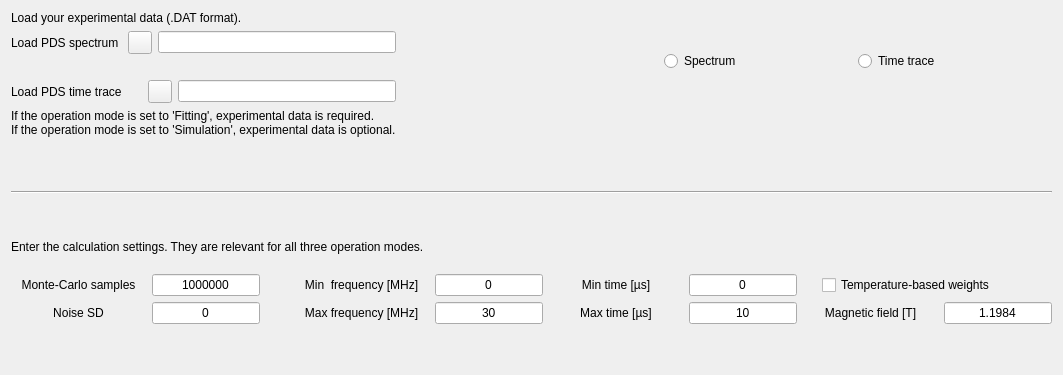
        <widget class="QWidget" name="general_tab">
         <property name="sizePolicy">
          <sizepolicy hsizetype="Preferred" vsizetype="Expanding">
           <horstretch>0</horstretch>
           <verstretch>0</verstretch>
          </sizepolicy>
         </property>
         <property name="minimumSize">
          <size>
           <width>0</width>
           <height>0</height>
          </size>
         </property>
         <attribute name="title">
          <string>General </string>
         </attribute>
         <layout class="QVBoxLayout" name="verticalLayout_6">
          <item>
           <layout class="QHBoxLayout" name="horizontalLayout_6">
            <item>
             <layout class="QVBoxLayout" name="verticalLayout_16">
              <item>
               <widget class="QLabel" name="label_54">
                <property name="sizePolicy">
                 <sizepolicy hsizetype="Preferred" vsizetype="Minimum">
                  <horstretch>0</horstretch>
                  <verstretch>0</verstretch>
                 </sizepolicy>
                </property>
                <property name="maximumSize">
                 <size>
                  <width>16777215</width>
                  <height>100</height>
                 </size>
                </property>
                <property name="text">
                 <string>Load your experimental data (.DAT format).</string>
                </property>
                <property name="alignment">
                 <set>Qt::AlignLeading|Qt::AlignLeft|Qt::AlignTop</set>
                </property>
               </widget>
              </item>
              <item>
               <layout class="QHBoxLayout" name="horizontalLayout_13">
                <item>
                 <widget class="QLabel" name="label_55">
                  <property name="sizePolicy">
                   <sizepolicy hsizetype="Fixed" vsizetype="Preferred">
                    <horstretch>0</horstretch>
                    <verstretch>0</verstretch>
                   </sizepolicy>
                  </property>
                  <property name="text">
                   <string>Load PDS spectrum </string>
                  </property>
                 </widget>
                </item>
                <item>
                 <widget class="QToolButton" name="searchspectrum_button">
                  <property name="styleSheet">
                   <string notr="true"/>
                  </property>
                  <property name="text">
                   <string/>
                  </property>
                  <property name="icon">
                   <iconset resource="resources/resources.qrc">
                    <normaloff>:/resources/icons/open_file_icon.png</normaloff>:/resources/icons/open_file_icon.png</iconset>
                  </property>
                 </widget>
                </item>
                <item>
                 <widget class="QLineEdit" name="spectrumpath_line">
                  <property name="sizePolicy">
                   <sizepolicy hsizetype="Minimum" vsizetype="Fixed">
                    <horstretch>0</horstretch>
                    <verstretch>0</verstretch>
                   </sizepolicy>
                  </property>
                 </widget>
                </item>
               </layout>
              </item>
              <item>
               <spacer name="verticalSpacer_8">
                <property name="orientation">
                 <enum>Qt::Vertical</enum>
                </property>
                <property name="sizeType">
                 <enum>QSizePolicy::Fixed</enum>
                </property>
                <property name="sizeHint" stdset="0">
                 <size>
                  <width>20</width>
                  <height>20</height>
                 </size>
                </property>
               </spacer>
              </item>
              <item>
               <layout class="QHBoxLayout" name="horizontalLayout_14">
                <item>
                 <widget class="QLabel" name="label_56">
                  <property name="sizePolicy">
                   <sizepolicy hsizetype="Fixed" vsizetype="Preferred">
                    <horstretch>0</horstretch>
                    <verstretch>0</verstretch>
                   </sizepolicy>
                  </property>
                  <property name="text">
                   <string>Load PDS time trace      </string>
                  </property>
                 </widget>
                </item>
                <item>
                 <widget class="QToolButton" name="searchtimetrace_button">
                  <property name="text">
                   <string/>
                  </property>
                  <property name="icon">
                   <iconset resource="resources/resources.qrc">
                    <normaloff>:/resources/icons/open_file_icon.png</normaloff>:/resources/icons/open_file_icon.png</iconset>
                  </property>
                 </widget>
                </item>
                <item>
                 <widget class="QLineEdit" name="timetracepath_line">
                  <property name="sizePolicy">
                   <sizepolicy hsizetype="Minimum" vsizetype="Fixed">
                    <horstretch>0</horstretch>
                    <verstretch>0</verstretch>
                   </sizepolicy>
                  </property>
                 </widget>
                </item>
               </layout>
              </item>
              <item>
               <widget class="QLabel" name="label_57">
                <property name="text">
                 <string>If the operation mode is set to 'Fitting', experimental data is required.
If the operation mode is set to 'Simulation', experimental data is optional.</string>
                </property>
               </widget>
              </item>
              <item>
               <spacer name="verticalSpacer_15">
                <property name="orientation">
                 <enum>Qt::Vertical</enum>
                </property>
                <property name="sizeType">
                 <enum>QSizePolicy::Fixed</enum>
                </property>
                <property name="sizeHint" stdset="0">
                 <size>
                  <width>20</width>
                  <height>48</height>
                 </size>
                </property>
               </spacer>
              </item>
             </layout>
            </item>
            <item>
             <spacer name="horizontalSpacer_6">
              <property name="orientation">
               <enum>Qt::Horizontal</enum>
              </property>
              <property name="sizeType">
               <enum>QSizePolicy::MinimumExpanding</enum>
              </property>
              <property name="sizeHint" stdset="0">
               <size>
                <width>150</width>
                <height>20</height>
               </size>
              </property>
             </spacer>
            </item>
            <item>
             <layout class="QVBoxLayout" name="verticalLayout_2">
              <item>
               <spacer name="verticalSpacer_37">
                <property name="orientation">
                 <enum>Qt::Vertical</enum>
                </property>
                <property name="sizeType">
                 <enum>QSizePolicy::Minimum</enum>
                </property>
                <property name="sizeHint" stdset="0">
                 <size>
                  <width>20</width>
                  <height>40</height>
                 </size>
                </property>
               </spacer>
              </item>
              <item>
               <layout class="QHBoxLayout" name="horizontalLayout_4">
                <item>
                 <spacer name="horizontalSpacer_44">
                  <property name="orientation">
                   <enum>Qt::Horizontal</enum>
                  </property>
                  <property name="sizeHint" stdset="0">
                   <size>
                    <width>40</width>
                    <height>20</height>
                   </size>
                  </property>
                 </spacer>
                </item>
                <item>
                 <widget class="QRadioButton" name="show_exp_spec_button">
                  <property name="text">
                   <string>Spectrum</string>
                  </property>
                  <attribute name="buttonGroup">
                   <string notr="true">buttonGroup_2</string>
                  </attribute>
                 </widget>
                </item>
                <item>
                 <spacer name="horizontalSpacer_46">
                  <property name="orientation">
                   <enum>Qt::Horizontal</enum>
                  </property>
                  <property name="sizeHint" stdset="0">
                   <size>
                    <width>40</width>
                    <height>20</height>
                   </size>
                  </property>
                 </spacer>
                </item>
                <item>
                 <widget class="QRadioButton" name="show_exptimet_button">
                  <property name="text">
                   <string>Time trace</string>
                  </property>
                  <attribute name="buttonGroup">
                   <string notr="true">buttonGroup_2</string>
                  </attribute>
                 </widget>
                </item>
                <item>
                 <spacer name="horizontalSpacer_45">
                  <property name="orientation">
                   <enum>Qt::Horizontal</enum>
                  </property>
                  <property name="sizeHint" stdset="0">
                   <size>
                    <width>40</width>
                    <height>20</height>
                   </size>
                  </property>
                 </spacer>
                </item>
               </layout>
              </item>
              <item>
               <widget class="MplWidget1" name="exp_data_plot" native="true">
                <property name="sizePolicy">
                 <sizepolicy hsizetype="Expanding" vsizetype="Expanding">
                  <horstretch>0</horstretch>
                  <verstretch>0</verstretch>
                 </sizepolicy>
                </property>
                <property name="minimumSize">
                 <size>
                  <width>500</width>
                  <height>0</height>
                 </size>
                </property>
               </widget>
              </item>
             </layout>
            </item>
           </layout>
          </item>
          <item>
           <widget class="Line" name="line_9">
            <property name="orientation">
             <enum>Qt::Horizontal</enum>
            </property>
           </widget>
          </item>
          <item>
           <spacer name="verticalSpacer_35">
            <property name="orientation">
             <enum>Qt::Vertical</enum>
            </property>
            <property name="sizeType">
             <enum>QSizePolicy::Minimum</enum>
            </property>
            <property name="sizeHint" stdset="0">
             <size>
              <width>20</width>
              <height>40</height>
             </size>
            </property>
           </spacer>
          </item>
          <item>
           <layout class="QVBoxLayout" name="verticalLayout_18">
            <item>
             <widget class="QLabel" name="label_59">
              <property name="text">
               <string>Enter the calculation settings. They are relevant for all three operation modes.
</string>
              </property>
             </widget>
            </item>
            <item>
             <layout class="QHBoxLayout" name="horizontalLayout_16">
              <item>
               <layout class="QGridLayout" name="gridLayout_14">
                <item row="1" column="4">
                 <widget class="QLineEdit" name="minf_line">
                  <property name="sizePolicy">
                   <sizepolicy hsizetype="Fixed" vsizetype="Fixed">
                    <horstretch>0</horstretch>
                    <verstretch>0</verstretch>
                   </sizepolicy>
                  </property>
                  <property name="text">
                   <string>0</string>
                  </property>
                  <property name="alignment">
                   <set>Qt::AlignCenter</set>
                  </property>
                 </widget>
                </item>
                <item row="1" column="0">
                 <widget class="QLabel" name="label_60">
                  <property name="sizePolicy">
                   <sizepolicy hsizetype="Preferred" vsizetype="Preferred">
                    <horstretch>0</horstretch>
                    <verstretch>0</verstretch>
                   </sizepolicy>
                  </property>
                  <property name="statusTip">
                   <string>The number of Monte-Carlo samples used in numerical integration. It determines how accurately the PDS time trace or the PDS spectra will be simulated. Do not set this value below 10^5!</string>
                  </property>
                  <property name="text">
                   <string>Monte-Carlo samples</string>
                  </property>
                  <property name="alignment">
                   <set>Qt::AlignCenter</set>
                  </property>
                 </widget>
                </item>
                <item row="1" column="5">
                 <widget class="QLabel" name="label_64">
                  <property name="text">
                   <string>Min time [µs]</string>
                  </property>
                  <property name="alignment">
                   <set>Qt::AlignCenter</set>
                  </property>
                 </widget>
                </item>
                <item row="2" column="9">
                 <widget class="QLabel" name="label_68">
                  <property name="statusTip">
                   <string>The value of the applied magnetic field used in the PDS experiment. This value has to be provided only if g selectivity is acticated.</string>
                  </property>
                  <property name="text">
                   <string>Magnetic field [T]</string>
                  </property>
                  <property name="alignment">
                   <set>Qt::AlignCenter</set>
                  </property>
                 </widget>
                </item>
                <item row="2" column="10">
                 <widget class="QLineEdit" name="magnetic_field_line">
                  <property name="sizePolicy">
                   <sizepolicy hsizetype="Fixed" vsizetype="Fixed">
                    <horstretch>0</horstretch>
                    <verstretch>0</verstretch>
                   </sizepolicy>
                  </property>
                  <property name="statusTip">
                   <string>The value of the applied magnetic field used in the PDS experiment. This value has to be provided only if g selectivity is acticated.</string>
                  </property>
                  <property name="text">
                   <string>1.1984</string>
                  </property>
                  <property name="alignment">
                   <set>Qt::AlignCenter</set>
                  </property>
                  <property name="readOnly">
                   <bool>false</bool>
                  </property>
                 </widget>
                </item>
                <item row="1" column="6">
                 <widget class="QLineEdit" name="mintime_line">
                  <property name="sizePolicy">
                   <sizepolicy hsizetype="Fixed" vsizetype="Fixed">
                    <horstretch>0</horstretch>
                    <verstretch>0</verstretch>
                   </sizepolicy>
                  </property>
                  <property name="text">
                   <string>0</string>
                  </property>
                  <property name="alignment">
                   <set>Qt::AlignCenter</set>
                  </property>
                 </widget>
                </item>
                <item row="2" column="3">
                 <widget class="QLabel" name="label_66">
                  <property name="text">
                   <string>Max frequency [MHz]</string>
                  </property>
                  <property name="alignment">
                   <set>Qt::AlignCenter</set>
                  </property>
                 </widget>
                </item>
                <item row="2" column="5">
                 <widget class="QLabel" name="label_65">
                  <property name="text">
                   <string>Max time [µs]</string>
                  </property>
                  <property name="alignment">
                   <set>Qt::AlignCenter</set>
                  </property>
                 </widget>
                </item>
                <item row="1" column="1">
                 <widget class="QLineEdit" name="montecarlo_line">
                  <property name="sizePolicy">
                   <sizepolicy hsizetype="Fixed" vsizetype="Fixed">
                    <horstretch>0</horstretch>
                    <verstretch>0</verstretch>
                   </sizepolicy>
                  </property>
                  <property name="statusTip">
                   <string>The number of Monte-Carlo samples used in numerical integration. It determines how accurately the PDS time trace or the PDS spectra will be simulated. Do not set this value below 10^5!</string>
                  </property>
                  <property name="text">
                   <string>1000000</string>
                  </property>
                  <property name="alignment">
                   <set>Qt::AlignCenter</set>
                  </property>
                 </widget>
                </item>
                <item row="2" column="4">
                 <widget class="QLineEdit" name="maxf_line">
                  <property name="sizePolicy">
                   <sizepolicy hsizetype="Fixed" vsizetype="Fixed">
                    <horstretch>0</horstretch>
                    <verstretch>0</verstretch>
                   </sizepolicy>
                  </property>
                  <property name="text">
                   <string>30</string>
                  </property>
                  <property name="alignment">
                   <set>Qt::AlignCenter</set>
                  </property>
                 </widget>
                </item>
                <item row="2" column="6">
                 <widget class="QLineEdit" name="maxtime_line">
                  <property name="sizePolicy">
                   <sizepolicy hsizetype="Fixed" vsizetype="Fixed">
                    <horstretch>0</horstretch>
                    <verstretch>0</verstretch>
                   </sizepolicy>
                  </property>
                  <property name="text">
                   <string>10</string>
                  </property>
                  <property name="alignment">
                   <set>Qt::AlignCenter</set>
                  </property>
                 </widget>
                </item>
                <item row="1" column="2">
                 <spacer name="horizontalSpacer_2">
                  <property name="orientation">
                   <enum>Qt::Horizontal</enum>
                  </property>
                  <property name="sizeType">
                   <enum>QSizePolicy::Fixed</enum>
                  </property>
                  <property name="sizeHint" stdset="0">
                   <size>
                    <width>28</width>
                    <height>20</height>
                   </size>
                  </property>
                 </spacer>
                </item>
                <item row="2" column="0">
                 <widget class="QLabel" name="label_2">
                  <property name="text">
                   <string>Noise SD</string>
                  </property>
                  <property name="alignment">
                   <set>Qt::AlignCenter</set>
                  </property>
                 </widget>
                </item>
                <item row="2" column="1">
                 <widget class="QLineEdit" name="noise_sd_line">
                  <property name="sizePolicy">
                   <sizepolicy hsizetype="Fixed" vsizetype="Fixed">
                    <horstretch>0</horstretch>
                    <verstretch>0</verstretch>
                   </sizepolicy>
                  </property>
                  <property name="text">
                   <string>0</string>
                  </property>
                  <property name="alignment">
                   <set>Qt::AlignCenter</set>
                  </property>
                 </widget>
                </item>
                <item row="1" column="3">
                 <widget class="QLabel" name="label_67">
                  <property name="text">
                   <string>Min  frequency [MHz]</string>
                  </property>
                  <property name="alignment">
                   <set>Qt::AlignCenter</set>
                  </property>
                 </widget>
                </item>
                <item row="1" column="9" colspan="2" alignment="Qt::AlignHCenter">
                 <widget class="QCheckBox" name="g_selectivity_box">
                  <property name="statusTip">
                   <string>Take the difference in spin polarization for the different g-values of spinB into account. This parameter is relevant only for the RIDME data acquired at liquid helium temperatures.</string>
                  </property>
                  <property name="layoutDirection">
                   <enum>Qt::LeftToRight</enum>
                  </property>
                  <property name="text">
                   <string>Temperature-based weights           </string>
                  </property>
                 </widget>
                </item>
               </layout>
              </item>
             </layout>
            </item>
           </layout>
          </item>
          <item>
           <spacer name="verticalSpacer_36">
            <property name="orientation">
             <enum>Qt::Vertical</enum>
            </property>
            <property name="sizeType">
             <enum>QSizePolicy::Minimum</enum>
            </property>
            <property name="sizeHint" stdset="0">
             <size>
              <width>20</width>
              <height>40</height>
             </size>
            </property>
           </spacer>
          </item>
         </layout>
        </widget>
